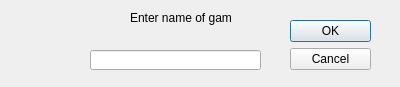
<?xml version="1.0" encoding="UTF-8"?>
<ui version="4.0">
 <class>PromptGameNameDialog</class>
 <widget class="QDialog" name="PromptGameNameDialog">
  <property name="geometry">
   <rect>
    <x>0</x>
    <y>0</y>
    <width>400</width>
    <height>87</height>
   </rect>
  </property>
  <property name="windowTitle">
   <string>Dialog</string>
  </property>
  <widget class="QDialogButtonBox" name="buttonBox">
   <property name="geometry">
    <rect>
     <x>290</x>
     <y>20</y>
     <width>81</width>
     <height>241</height>
    </rect>
   </property>
   <property name="orientation">
    <enum>Qt::Vertical</enum>
   </property>
   <property name="standardButtons">
    <set>QDialogButtonBox::Cancel|QDialogButtonBox::Ok</set>
   </property>
  </widget>
  <widget class="QLabel" name="label">
   <property name="geometry">
    <rect>
     <x>130</x>
     <y>10</y>
     <width>101</width>
     <height>16</height>
    </rect>
   </property>
   <property name="text">
    <string>Enter name of game.</string>
   </property>
  </widget>
  <widget class="QLineEdit" name="lineEdit">
   <property name="geometry">
    <rect>
     <x>90</x>
     <y>50</y>
     <width>171</width>
     <height>20</height>
    </rect>
   </property>
  </widget>
 </widget>
 <resources/>
 <connections>
  <connection>
   <sender>buttonBox</sender>
   <signal>accepted()</signal>
   <receiver>PromptGameNameDialog</receiver>
   <slot>accept()</slot>
   <hints>
    <hint type="sourcelabel">
     <x>248</x>
     <y>254</y>
    </hint>
    <hint type="destinationlabel">
     <x>157</x>
     <y>274</y>
    </hint>
   </hints>
  </connection>
  <connection>
   <sender>buttonBox</sender>
   <signal>rejected()</signal>
   <receiver>PromptGameNameDialog</receiver>
   <slot>reject()</slot>
   <hints>
    <hint type="sourcelabel">
     <x>316</x>
     <y>260</y>
    </hint>
    <hint type="destinationlabel">
     <x>286</x>
     <y>274</y>
    </hint>
   </hints>
  </connection>
 </connections>
</ui>
